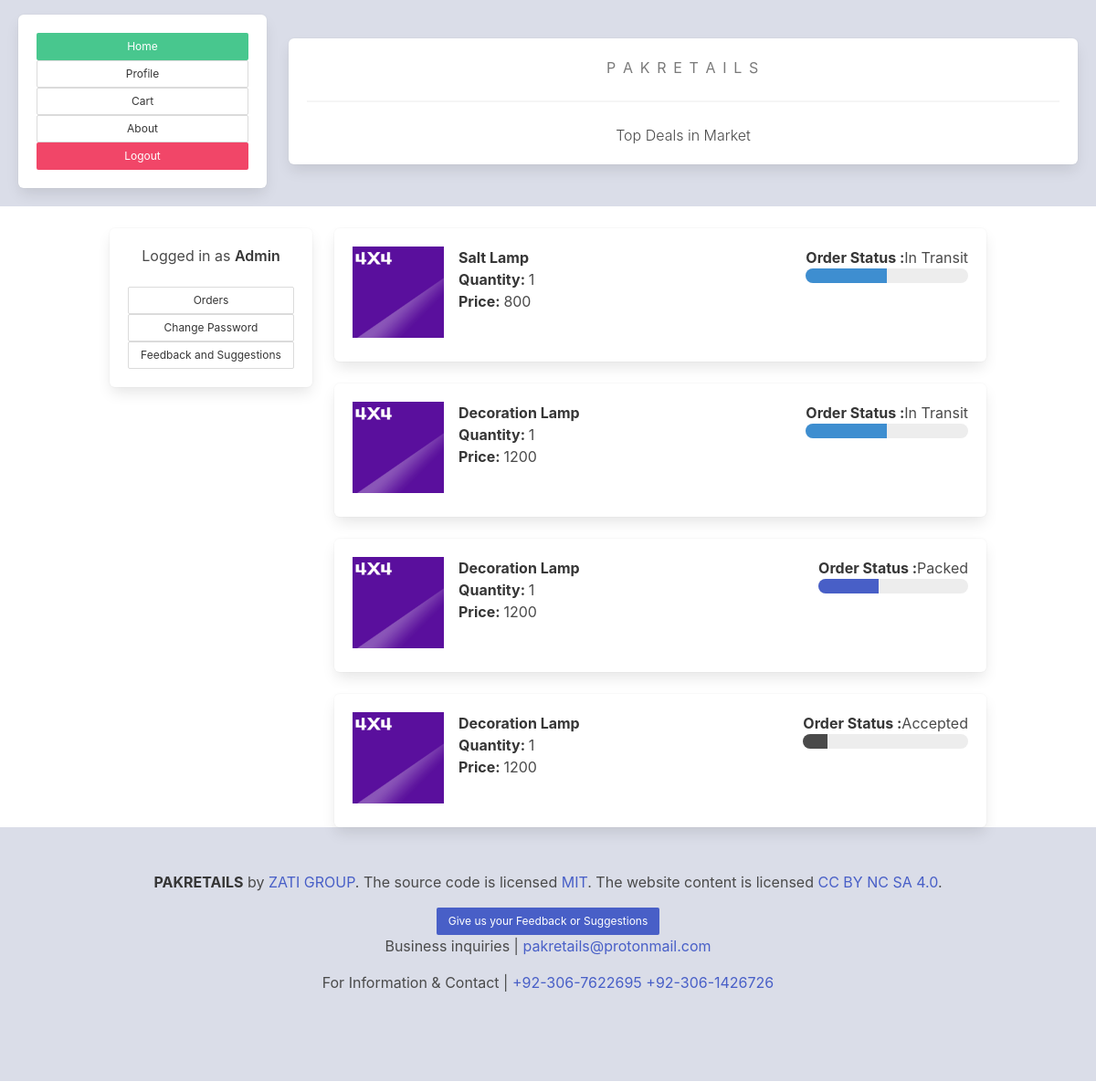
The app's page /orders/ (signed in), older data.
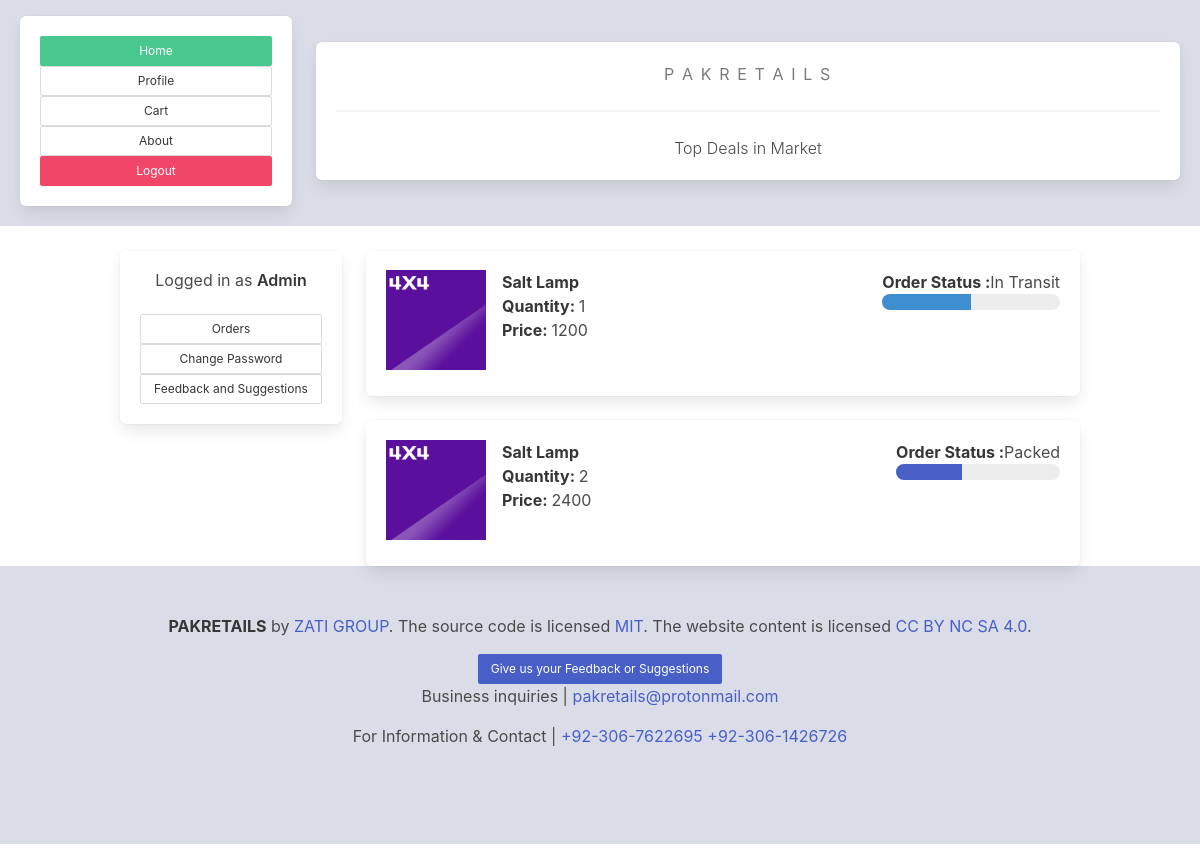
The same page, newer data.
### mainpage/models.py (models this page shows, shortened)
class OrderPlaced(models.Model):
    user = models.ForeignKey(User, on_delete=models.CASCADE)
    fullname=models.CharField(max_length=200)
    product =models.ForeignKey(Product, on_delete=models.CASCADE)
    quantity = models.PositiveIntegerField(default=1)
    ordered_date = models.DateTimeField(auto_now_add=True)
    city =models.CharField(max_length=50)
    state=models.CharField(choices=STATE_CHOICES,max_length=50)
    delivery_address =models.CharField(max_length=500)
    email =models.CharField(max_length=70)
    contact=models.CharField(max_length=30)
    status = models.CharField(choices=STATUS_CHOICES,max_length=50,default='pending')
    paymentmethod = models.CharField(choices=PAYMENT_CHOICES,default='Cash on Delivery',max_length=50)
    amount = models.IntegerField()
    @property
    def total_cost(self):
        return self.quantity * self.product.selling_price

class Product(models.Model):
    title = models.CharField(max_length=200)
    selling_price = models.IntegerField()
    discounted_price =models.IntegerField()
    description = models.TextField(max_length=500)
    brand =models.CharField(max_length=100)
    category = models.CharField( choices=CATEGORY_CHOICES, max_length=2)
    product_image = models.ImageField(upload_to="uploads/",default='4x4.jpg')

### mainpage/views.py (the view)
# urls.py: path('orders/',views.orders,name='orders'),
def orders(request):
    op = OrderPlaced.objects.filter(user=request.user)
    return render(request,'mainpage/orders.html',{'order_placed':op})

### mainpage/templates/mainpage/orders.html (shortened to what this page needs)
{% extends 'mainpage/base.html' %}
{% block content %}
<div class="container">
    <div class="columns">
        <div class="column is-3">
            <div class="box">
                <p class="subtitle is-size-6 has-text-centered">Logged in as
                    <strong>{{request.user.username|capfirst}}</strong>
                </p>
                <a href="{% url 'orders' %}" class="button is-small is-fullwidth">Orders</a>
                <a href="{% url 'passwordchange' %}" class="button is-small is-fullwidth">Change Password</a>
                <a href="{% url 'feedback' %}" class="button is-small is-fullwidth">Feedback and Suggestions</a>
            </div>
        </div>
        <div class="column">
            {% for op in order_placed %}
            <div class="box">
                <div class="media">
                    <div class="media-left">
                        <img src="{{op.product.product_image.url}}" width="100" height="100">
                    </div>
                    <div class="media-content">
                        <p><strong>{{op.product.title}}</strong></p>
                        <p> <strong>Quantity: </strong> {{op.quantity}}</p>
                        <p> <strong>Price: </strong> {{op.total_cost}}</p>
                    </div>
                    <div class="media-right">
                        <p><strong> Order Status :</strong>{{op.status}}</p>
                        {% if op.status == 'Accepted' %}
                        <progress class="progress" value="15" max="100">15%</progress>
                        {% endif %}
                        {% if op.status == 'Packed' %}
                        <progress class="progress is-link" value="40" max="100">15%</progress>
                        {% endif %}
                        {% if op.status == 'In Transit' %}
                        <progress class="progress is-info" value="50" max="100">15%</progress>
                        {% endif %}
                    </div>
                </div>
            </div>
            {% endfor %}
        </div>
    </div>
</div>
{% endblock content %}

### mainpage/templates/mainpage/base.html (shortened to what this page needs)
{% load static %}
<!DOCTYPE html>
<html lang="en">
<head>
    <link rel="stylesheet" href="https://cdn.jsdelivr.net/npm/bulma@0.9.3/css/bulma.min.css">
    <link rel="stylesheet" href="{% static 'css/main.css' %}">
</head>
<body>
    <div class="block" id="grad">
        <div class="columns mr-2 ml-2 is-vcentered  ">
            <div class="column is-3 mt-4 mb-2 ">
                <div class="box">
                    <a href="{% url 'home' %}" class="button is-small is-fullwidth is-success">Home</a>
                    {% if request.user.is_authenticated %}
                    <a href="{% url 'profile' %}" class="button is-small is-fullwidth">Profile</a>
                    <a href="{% url 'show_cart' %}" class="button is-small is-fullwidth">Cart</a>
                    {% else %}
                    <a href="{% url 'signup' %}" class="button is-small is-fullwidth">Sign Up</a>
                    <a href="{% url 'login_user' %}" class="button is-small is-fullwidth">Login</a>
                    {% endif %}
                    <a href="{% url 'about' %}" class="button is-small is-fullwidth">About</a>
                    {% if request.user.is_authenticated %}
                    <a href="{% url 'logout' %}" class="button is-small is-fullwidth is-danger">Logout</a>
                    {% endif %}
                </div>
            </div>
            <div class="column is-9 mt-4 mb-2 is-hidden-mobile ">
                <div class="box">
                    <p class="menu-label has-text-centered is-size-6  ">P a k R e t a i l s</p>
                    <hr>
                    <p class="has-text-weight-light has-text-centered">Top Deals in Market</p>
                </div>
            </div>
        </div>
    </div>
    {% block content %}
    {% endblock content %}
    <footer class="footer" id="grad">
        <div class="content has-text-centered">
            <p>
                <strong>PAKRETAILS</strong> by <a href="#">ZATI GROUP</a>. The source code is licensed
                <a href="http://opensource.org/licenses/mit-license.php">MIT</a>. The website content
                is licensed <a href="http://creativecommons.org/licenses/by-nc-sa/4.0/">CC BY NC SA 4.0</a>.
            </p>
            <a href="{% url 'feedback' %}" class="button is-small  is-link">Give us your Feedback or Suggestions</a>
            <p>Business inquiries | <a href="">pakretails@protonmail.com</a></p>
            <p>For Information & Contact | <a href=""> +92-306-7622695 +92-306-1426726</a></p>
        </div>
    </footer>
</body>
</html>

### static/css/main.css (style rules this page uses)
#grad { background: rgb(218,221,232); }

Row changes from the older to the newer data that the page shows:
removed OrderPlaced: product.product_image (picture), product "Decoration Lamp", quantity "1", total_cost "1200", status "In Transit"
removed OrderPlaced: product.product_image (picture), product "Decoration Lamp", quantity "1", total_cost "1200", status "Packed"
removed OrderPlaced: product.product_image (picture), product "Decoration Lamp", quantity "1", total_cost "1200", status "Accepted"
changed OrderPlaced "In Transit": total_cost "800" → "1200"
added OrderPlaced: product.product_image (picture), product "Salt Lamp", quantity "2", total_cost "2400", status "Packed"
